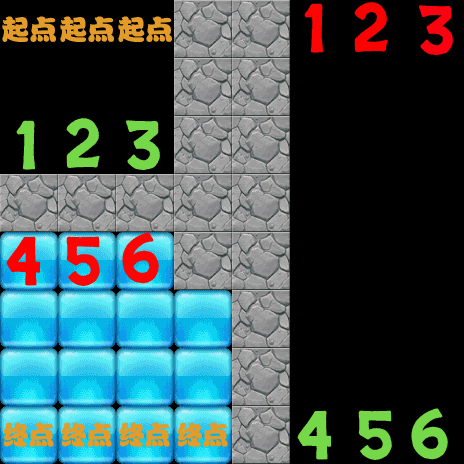

Tiled map render using the project's own tile images. Description and the map definition, with tile-layer contents summarised, below:
An orthogonal 8x8 tile map with 58x58 px tiles, 8 tile layers (1-layer, 2-layer, 3-layer, 4-layer, ...).

<map version="1.0" orientation="orthogonal" renderorder="right-down" width="8" height="8" tilewidth="58" tileheight="58">
 <tileset firstgid="1" name="backgroundBlock" tilewidth="58" tileheight="58">
  <image source="backgroundBlock.png" width="348" height="870" />
 </tileset>
 <layer name="1-layer" width="8" height="8">
  <data>[64 cells, 58 non-empty, 1 distinct tile ids]</data>
 </layer>
 <layer name="2-layer" width="8" height="8">
  <data>[64 cells, 58 non-empty, 1 distinct tile ids]</data>
 </layer>
 <layer name="3-layer" width="8" height="8">
  <data>[64 cells, 60 non-empty, 1 distinct tile ids]</data>
 </layer>
 <layer name="4-layer" width="8" height="8">
  <data>[64 cells, 58 non-empty, 2 distinct tile ids]</data>
 </layer>
 <layer name="5-layer" width="8" height="8">
  <data>[64 cells, 62 non-empty, 14 distinct tile ids]</data>
 </layer>
 <layer name="6-layer" width="8" height="8">
  <data>[64 cells, 59 non-empty, 2 distinct tile ids]</data>
 </layer>
 <layer name="7-layer" width="8" height="8">
  <data>[64 cells, 63 non-empty, 1 distinct tile ids]</data>
 </layer>
 <layer name="8-layer" width="8" height="8">
  <data>[64 cells, 63 non-empty, 3 distinct tile ids]</data>
 </layer>
</map>
